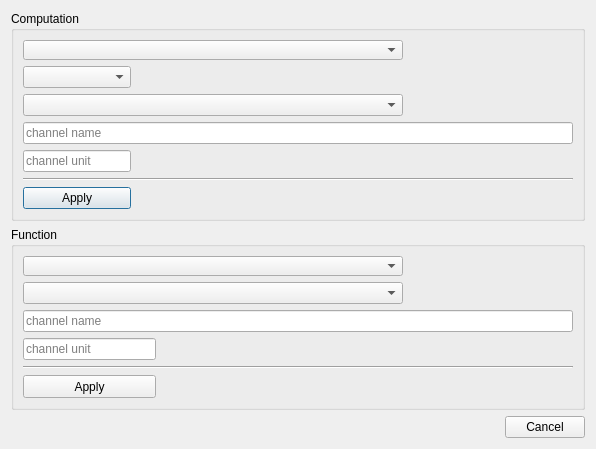
<?xml version="1.0" encoding="UTF-8"?>
<ui version="4.0">
 <class>ComputedChannel</class>
 <widget class="QDialog" name="ComputedChannel">
  <property name="geometry">
   <rect>
    <x>0</x>
    <y>0</y>
    <width>596</width>
    <height>400</height>
   </rect>
  </property>
  <property name="maximumSize">
   <size>
    <width>16777215</width>
    <height>400</height>
   </size>
  </property>
  <property name="windowTitle">
   <string>Define new channel</string>
  </property>
  <property name="windowIcon">
   <iconset resource="resource.qrc">
    <normaloff>:/plus.png</normaloff>:/plus.png</iconset>
  </property>
  <layout class="QVBoxLayout" name="verticalLayout">
   <item>
    <widget class="QGroupBox" name="groupBox">
     <property name="title">
      <string>Computation</string>
     </property>
     <property name="flat">
      <bool>false</bool>
     </property>
     <property name="checkable">
      <bool>false</bool>
     </property>
     <layout class="QGridLayout" name="gridLayout" columnstretch="0,3,0,0,1">
      <item row="0" column="0" colspan="2">
       <widget class="QComboBox" name="operand1">
        <property name="minimumSize">
         <size>
          <width>380</width>
          <height>20</height>
         </size>
        </property>
        <property name="sizeAdjustPolicy">
         <enum>QComboBox::AdjustToContents</enum>
        </property>
       </widget>
      </item>
      <item row="1" column="0">
       <widget class="QComboBox" name="op"/>
      </item>
      <item row="2" column="4">
       <spacer name="horizontalSpacer_4">
        <property name="orientation">
         <enum>Qt::Horizontal</enum>
        </property>
        <property name="sizeHint" stdset="0">
         <size>
          <width>159</width>
          <height>20</height>
         </size>
        </property>
       </spacer>
      </item>
      <item row="2" column="0" colspan="2">
       <widget class="QComboBox" name="operand2">
        <property name="sizeAdjustPolicy">
         <enum>QComboBox::AdjustToContents</enum>
        </property>
       </widget>
      </item>
      <item row="1" column="1">
       <spacer name="horizontalSpacer">
        <property name="orientation">
         <enum>Qt::Horizontal</enum>
        </property>
        <property name="sizeHint" stdset="0">
         <size>
          <width>29</width>
          <height>20</height>
         </size>
        </property>
       </spacer>
      </item>
      <item row="6" column="0">
       <widget class="QPushButton" name="apply_btn">
        <property name="text">
         <string>Apply</string>
        </property>
       </widget>
      </item>
      <item row="2" column="3">
       <spacer name="horizontalSpacer_3">
        <property name="orientation">
         <enum>Qt::Horizontal</enum>
        </property>
        <property name="sizeHint" stdset="0">
         <size>
          <width>40</width>
          <height>20</height>
         </size>
        </property>
       </spacer>
      </item>
      <item row="3" column="0" colspan="5">
       <widget class="QLineEdit" name="name">
        <property name="inputMask">
         <string/>
        </property>
        <property name="text">
         <string/>
        </property>
        <property name="placeholderText">
         <string>channel name</string>
        </property>
       </widget>
      </item>
      <item row="2" column="2">
       <spacer name="horizontalSpacer_2">
        <property name="orientation">
         <enum>Qt::Horizontal</enum>
        </property>
        <property name="sizeHint" stdset="0">
         <size>
          <width>40</width>
          <height>20</height>
         </size>
        </property>
       </spacer>
      </item>
      <item row="5" column="0" colspan="5">
       <widget class="Line" name="line">
        <property name="orientation">
         <enum>Qt::Horizontal</enum>
        </property>
       </widget>
      </item>
      <item row="4" column="0">
       <widget class="QLineEdit" name="unit">
        <property name="placeholderText">
         <string>channel unit</string>
        </property>
       </widget>
      </item>
     </layout>
    </widget>
   </item>
   <item>
    <widget class="QGroupBox" name="groupBox_2">
     <property name="title">
      <string>Function</string>
     </property>
     <layout class="QGridLayout" name="gridLayout_2" columnstretch="0,3,0,0,1">
      <item row="2" column="0" colspan="5">
       <widget class="QLineEdit" name="function_name">
        <property name="placeholderText">
         <string>channel name</string>
        </property>
       </widget>
      </item>
      <item row="1" column="0" colspan="2">
       <widget class="QComboBox" name="channel"/>
      </item>
      <item row="5" column="4">
       <spacer name="horizontalSpacer_8">
        <property name="orientation">
         <enum>Qt::Horizontal</enum>
        </property>
        <property name="sizeHint" stdset="0">
         <size>
          <width>71</width>
          <height>20</height>
         </size>
        </property>
       </spacer>
      </item>
      <item row="5" column="1">
       <spacer name="horizontalSpacer_5">
        <property name="orientation">
         <enum>Qt::Horizontal</enum>
        </property>
        <property name="sizeHint" stdset="0">
         <size>
          <width>238</width>
          <height>20</height>
         </size>
        </property>
       </spacer>
      </item>
      <item row="0" column="0" colspan="2">
       <widget class="QComboBox" name="function">
        <property name="minimumSize">
         <size>
          <width>380</width>
          <height>20</height>
         </size>
        </property>
        <property name="toolTip">
         <string>see numpy documentation</string>
        </property>
       </widget>
      </item>
      <item row="5" column="2">
       <spacer name="horizontalSpacer_6">
        <property name="orientation">
         <enum>Qt::Horizontal</enum>
        </property>
        <property name="sizeHint" stdset="0">
         <size>
          <width>40</width>
          <height>20</height>
         </size>
        </property>
       </spacer>
      </item>
      <item row="4" column="0" colspan="5">
       <widget class="Line" name="line_2">
        <property name="orientation">
         <enum>Qt::Horizontal</enum>
        </property>
       </widget>
      </item>
      <item row="5" column="0">
       <widget class="QPushButton" name="apply_function_btn">
        <property name="minimumSize">
         <size>
          <width>133</width>
          <height>23</height>
         </size>
        </property>
        <property name="text">
         <string>Apply</string>
        </property>
       </widget>
      </item>
      <item row="5" column="3">
       <spacer name="horizontalSpacer_7">
        <property name="orientation">
         <enum>Qt::Horizontal</enum>
        </property>
        <property name="sizeHint" stdset="0">
         <size>
          <width>40</width>
          <height>20</height>
         </size>
        </property>
       </spacer>
      </item>
      <item row="3" column="0">
       <widget class="QLineEdit" name="function_unit">
        <property name="placeholderText">
         <string>channel unit</string>
        </property>
       </widget>
      </item>
     </layout>
    </widget>
   </item>
   <item>
    <layout class="QHBoxLayout" name="horizontalLayout">
     <item>
      <spacer name="horizontalSpacer_9">
       <property name="orientation">
        <enum>Qt::Horizontal</enum>
       </property>
       <property name="sizeHint" stdset="0">
        <size>
         <width>40</width>
         <height>20</height>
        </size>
       </property>
      </spacer>
     </item>
     <item>
      <widget class="QPushButton" name="cancel_btn">
       <property name="text">
        <string>Cancel</string>
       </property>
      </widget>
     </item>
    </layout>
   </item>
  </layout>
 </widget>
 <tabstops>
  <tabstop>operand1</tabstop>
  <tabstop>op</tabstop>
  <tabstop>operand2</tabstop>
  <tabstop>name</tabstop>
  <tabstop>unit</tabstop>
  <tabstop>apply_btn</tabstop>
  <tabstop>function</tabstop>
  <tabstop>apply_function_btn</tabstop>
  <tabstop>cancel_btn</tabstop>
 </tabstops>
 <resources>
  <include location="resource.qrc"/>
 </resources>
 <connections/>
</ui>
